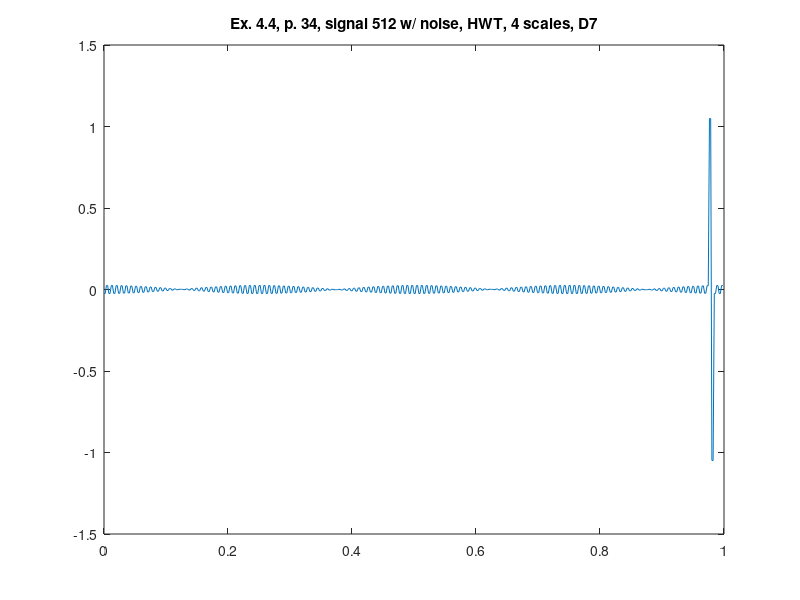

Source code (MATLAB):
%% ========================================================================
%% Programmatic octave notes on "Ripples in Mathematics" by A. Jensen
%% and A. la Cour-Harbo written with a deep gratitude to the authors for
%% this wonderful text. 
%% 
%% Reconstruction of graphs in ex 4.4, p.34, HWT, 4 scales, D7.
%%
%% Author: Vladimir Kulyukin
%% 
%% NB: I have tested this code in Octave 4.
%% =========================================================================
t = (1.0/512)*[0:511];

%%y_ex_4_3_chirp_512_p33 = arrayfun(@(x) sin(x*x), t);

y_ex_4_4_512_with_noise_hwt_d7_p34 = [
-0.02452275235104329
-0.02452275235104329
0.02452275235104329
0.02452275235104329
-0.024316136921721535
-0.024316136921721535
0.024316136921721535
0.024316136921721535
-0.023875343801291072
-0.023875343801291072
0.023875343801291072
0.023875343801291072
-0.023204618068463582
-0.023204618068463582
0.023204618068463582
0.023204618068463582
-0.022310419178702225
-0.022310419178702225
0.022310419178702225
0.022310419178702225
-0.021201358756134322
-0.021201358756134322
0.021201358756134322
0.021201358756134322
-0.019888117658903116
-0.019888117658903116
0.019888117658903116
0.019888117658903116
-0.018383343116665687
-0.018383343116665687
0.018383343116665687
0.018383343116665687
-0.016701526930857313
-0.016701526930857313
0.016701526930857313
0.016701526930857313
-0.014858865910721348
-0.014858865910721348
0.014858865910721348
0.014858865910721348
-0.012873105889182864
-0.012873105889182864
0.012873105889182864
0.012873105889182864
-0.010763370820775924
-0.010763370820775924
0.010763370820775924
0.010763370820775924
-0.008549978607508014
-0.008549978607508014
0.008549978607508014
0.008549978607508014
-0.006254245426355946
-0.006254245426355946
0.006254245426355946
0.006254245426355946
-0.003898280442829855
-0.003898280442829855
0.003898280442829855
0.003898280442829855
-0.0015047728876224182
-0.0015047728876224182
0.0015047728876224182
0.0015047728876224182
9.032264530853861E-4
9.032264530853861E-4
-9.032264530853861E-4
-9.032264530853861E-4
0.003302527229296142
0.003302527229296142
-0.003302527229296142
-0.003302527229296142
0.005670022862943709
0.005670022862943709
-0.005670022862943709
-0.005670022862943709
0.007982913076871533
0.007982913076871533
-0.007982913076871533
-0.007982913076871533
0.01021892347396466
0.01021892347396466
-0.01021892347396466
-0.01021892347396466
0.01235652005177181
0.01235652005177181
-0.01235652005177181
-0.01235652005177181
0.014375116586719451
0.014375116586719451
-0.014375116586719451
-0.014375116586719451
0.01625527289069895
0.01625527289069895
-0.01625527289069895
-0.01625527289069895
0.017978882030704843
0.017978882030704843
-0.017978882030704843
-0.017978882030704843
0.019529344708498386
0.019529344708498386
-0.019529344708498386
-0.019529344708498386
0.020891729120923387
0.020891729120923387
-0.020891729120923387
-0.020891729120923387
0.022052914761333194
0.022052914761333194
-0.022052914761333194
-0.022052914761333194
0.023001718777241626
0.023001718777241626
-0.023001718777241626
-0.023001718777241626
0.02372900366730669
0.02372900366730669
-0.02372900366730669
-0.02372900366730669
0.024227765280462915
0.024227765280462915
-0.024227765280462915
-0.024227765280462915
0.024493200269724562
0.024493200269724562
-0.024493200269724562
-0.024493200269724562
0.024522752351043352
0.024522752351043352
-0.024522752351043352
-0.024522752351043352
0.024316136921721417
0.024316136921721417
-0.024316136921721417
-0.024316136921721417
0.023875343801290954
0.023875343801290954
-0.023875343801290954
-0.023875343801290954
0.0232046180684637
0.0232046180684637
-0.0232046180684637
-0.0232046180684637
0.022310419178702304
0.022310419178702304
-0.022310419178702304
-0.022310419178702304
0.021201358756134204
0.021201358756134204
-0.021201358756134204
-0.021201358756134204
0.019888117658903155
0.019888117658903155
-0.019888117658903155
-0.019888117658903155
0.01838334311666588
0.01838334311666588
-0.01838334311666588
-0.01838334311666588
0.016701526930857233
0.016701526930857233
-0.016701526930857233
-0.016701526930857233
0.014858865910721584
0.014858865910721584
-0.014858865910721584
-0.014858865910721584
0.012873105889182746
0.012873105889182746
-0.012873105889182746
-0.012873105889182746
0.010763370820775855
0.010763370820775855
-0.010763370820775855
-0.010763370820775855
0.008549978607508005
0.008549978607508005
-0.008549978607508005
-0.008549978607508005
0.006254245426355943
0.006254245426355943
-0.006254245426355943
-0.006254245426355943
0.0038982804428298874
0.0038982804428298874
-0.0038982804428298874
-0.0038982804428298874
0.0015047728876223796
0.0015047728876223796
-0.0015047728876223796
-0.0015047728876223796
-9.032264530854094E-4
-9.032264530854094E-4
9.032264530854094E-4
9.032264530854094E-4
-0.0033025272292962204
-0.0033025272292962204
0.0033025272292962204
0.0033025272292962204
-0.00567002286294377
-0.00567002286294377
0.00567002286294377
0.00567002286294377
-0.007982913076871434
-0.007982913076871434
0.007982913076871434
0.007982913076871434
-0.010218923473964634
-0.010218923473964634
0.010218923473964634
0.010218923473964634
-0.012356520051771762
-0.012356520051771762
0.012356520051771762
0.012356520051771762
-0.01437511658671951
-0.01437511658671951
0.01437511658671951
0.01437511658671951
-0.016255272890698832
-0.016255272890698832
0.016255272890698832
0.016255272890698832
-0.017978882030704763
-0.017978882030704763
0.017978882030704763
0.017978882030704763
-0.0195293447084987
-0.0195293447084987
0.0195293447084987
0.0195293447084987
-0.020891729120923307
-0.020891729120923307
0.020891729120923307
0.020891729120923307
-0.022052914761333
-0.022052914761333
0.022052914761333
0.022052914761333
-0.023001718777241664
-0.023001718777241664
0.023001718777241664
0.023001718777241664
-0.02372900366730671
-0.02372900366730671
0.02372900366730671
0.02372900366730671
-0.024227765280462964
-0.024227765280462964
0.024227765280462964
0.024227765280462964
-0.024493200269724336
-0.024493200269724336
0.024493200269724336
0.024493200269724336
-0.024522752351043196
-0.024522752351043196
0.024522752351043196
0.024522752351043196
-0.02431613692172189
-0.02431613692172189
0.02431613692172189
0.02431613692172189
-0.023875343801290954
-0.023875343801290954
0.023875343801290954
0.023875343801290954
-0.023204618068463544
-0.023204618068463544
0.023204618068463544
0.023204618068463544
-0.022310419178702304
-0.022310419178702304
0.022310419178702304
0.022310419178702304
-0.021201358756134284
-0.021201358756134284
0.021201358756134284
0.021201358756134284
-0.019888117658903234
-0.019888117658903234
0.019888117658903234
0.019888117658903234
-0.01838334311666588
-0.01838334311666588
0.01838334311666588
0.01838334311666588
-0.016701526930857313
-0.016701526930857313
0.016701526930857313
0.016701526930857313
-0.014858865910721506
-0.014858865910721506
0.014858865910721506
0.014858865910721506
-0.012873105889182786
-0.012873105889182786
0.012873105889182786
0.012873105889182786
-0.010763370820775924
-0.010763370820775924
0.010763370820775924
0.010763370820775924
-0.008549978607508092
-0.008549978607508092
0.008549978607508092
0.008549978607508092
-0.006254245426355789
-0.006254245426355789
0.006254245426355789
0.006254245426355789
-0.003898280442829855
-0.003898280442829855
0.003898280442829855
0.003898280442829855
-0.0015047728876224182
-0.0015047728876224182
0.0015047728876224182
0.0015047728876224182
9.032264530853861E-4
9.032264530853861E-4
-9.032264530853861E-4
-9.032264530853861E-4
0.0033025272292960635
0.0033025272292960635
-0.0033025272292960635
-0.0033025272292960635
0.005670022862943552
0.005670022862943552
-0.005670022862943552
-0.005670022862943552
0.007982913076871455
0.007982913076871455
-0.007982913076871455
-0.007982913076871455
0.01021892347396458
0.01021892347396458
-0.01021892347396458
-0.01021892347396458
0.012356520051771888
0.012356520051771888
-0.012356520051771888
-0.012356520051771888
0.014375116586719371
0.014375116586719371
-0.014375116586719371
-0.014375116586719371
0.016255272890698794
0.016255272890698794
-0.016255272890698794
-0.016255272890698794
0.017978882030705117
0.017978882030705117
-0.017978882030705117
-0.017978882030705117
0.01952934470849854
0.01952934470849854
-0.01952934470849854
-0.01952934470849854
0.02089172912092378
0.02089172912092378
-0.02089172912092378
-0.02089172912092378
0.02205291476133296
0.02205291476133296
-0.02205291476133296
-0.02205291476133296
0.023001718777241584
0.023001718777241584
-0.023001718777241584
-0.023001718777241584
0.023729003667306944
0.023729003667306944
-0.023729003667306944
-0.023729003667306944
0.024227765280462808
0.024227765280462808
-0.024227765280462808
-0.024227765280462808
0.024493200269724416
0.024493200269724416
-0.024493200269724416
-0.024493200269724416
0.0245227523510432
0.0245227523510432
-0.0245227523510432
-0.0245227523510432
0.024316136921721476
0.024316136921721476
-0.024316136921721476
-0.024316136921721476
0.023875343801290975
0.023875343801290975
-0.023875343801290975
-0.023875343801290975
0.023204618068463523
0.023204618068463523
-0.023204618068463523
-0.023204618068463523
0.022310419178702186
0.022310419178702186
-0.022310419178702186
-0.022310419178702186
0.021201358756134676
0.021201358756134676
-0.021201358756134676
-0.021201358756134676
0.019888117658903075
0.019888117658903075
-0.019888117658903075
-0.019888117658903075
0.018383343116665687
0.018383343116665687
-0.018383343116665687
-0.018383343116665687
0.016701526930857233
0.016701526930857233
-0.016701526930857233
-0.016701526930857233
0.014858865910721348
0.014858865910721348
-0.014858865910721348
-0.014858865910721348
0.012873105889183022
0.012873105889183022
-0.012873105889183022
-0.012873105889183022
0.010763370820775844
0.010763370820775844
-0.010763370820775844
-0.010763370820775844
0.008549978607507936
0.008549978607507936
-0.008549978607507936
-0.008549978607507936
0.006254245426356103
0.006254245426356103
-0.006254245426356103
-0.006254245426356103
0.0038982804428297764
0.0038982804428297764
-0.0038982804428297764
-0.0038982804428297764
0.0015047728876223397
0.0015047728876223397
-0.0015047728876223397
-0.0015047728876223397
-9.032264530853861E-4
-9.032264530853861E-4
9.032264530853861E-4
9.032264530853861E-4
-0.003302527229296142
-0.003302527229296142
0.003302527229296142
0.003302527229296142
-0.005670022862943787
-0.005670022862943787
0.005670022862943787
0.005670022862943787
-0.007982913076871455
-0.007982913076871455
0.007982913076871455
0.007982913076871455
-0.01021892347396466
-0.01021892347396466
0.01021892347396466
0.01021892347396466
-0.012356520051771968
-0.012356520051771968
0.012356520051771968
0.012356520051771968
-0.014375116586719451
-0.014375116586719451
0.014375116586719451
0.014375116586719451
-0.016255272890698794
-0.016255272890698794
0.016255272890698794
0.016255272890698794
-0.01797888203070508
-0.01797888203070508
0.01797888203070508
0.01797888203070508
-0.019529344708498347
-0.019529344708498347
0.019529344708498347
0.019529344708498347
-0.020891729120923703
-0.020891729120923703
0.020891729120923703
0.020891729120923703
-0.022052914761333038
-0.022052914761333038
0.022052914761333038
0.022052914761333038
-0.023001718777241567
-0.023001718777241567
0.023001718777241567
0.023001718777241567
1.0488421656463087
1.0488421656463087
-1.0488421656463087
-1.0488421656463087
-0.024227765280462797
-0.024227765280462797
0.024227765280462797
0.024227765280462797
-0.024493200269724347
-0.024493200269724347
0.024493200269724347
0.024493200269724347
];

figure;
plot(t, y_ex_4_4_512_with_noise_hwt_d7_p34);
xlim([0 1]);
title('Ex. 4.4, p. 34, signal 512 w/ noise, HWT, 4 scales, D7');
